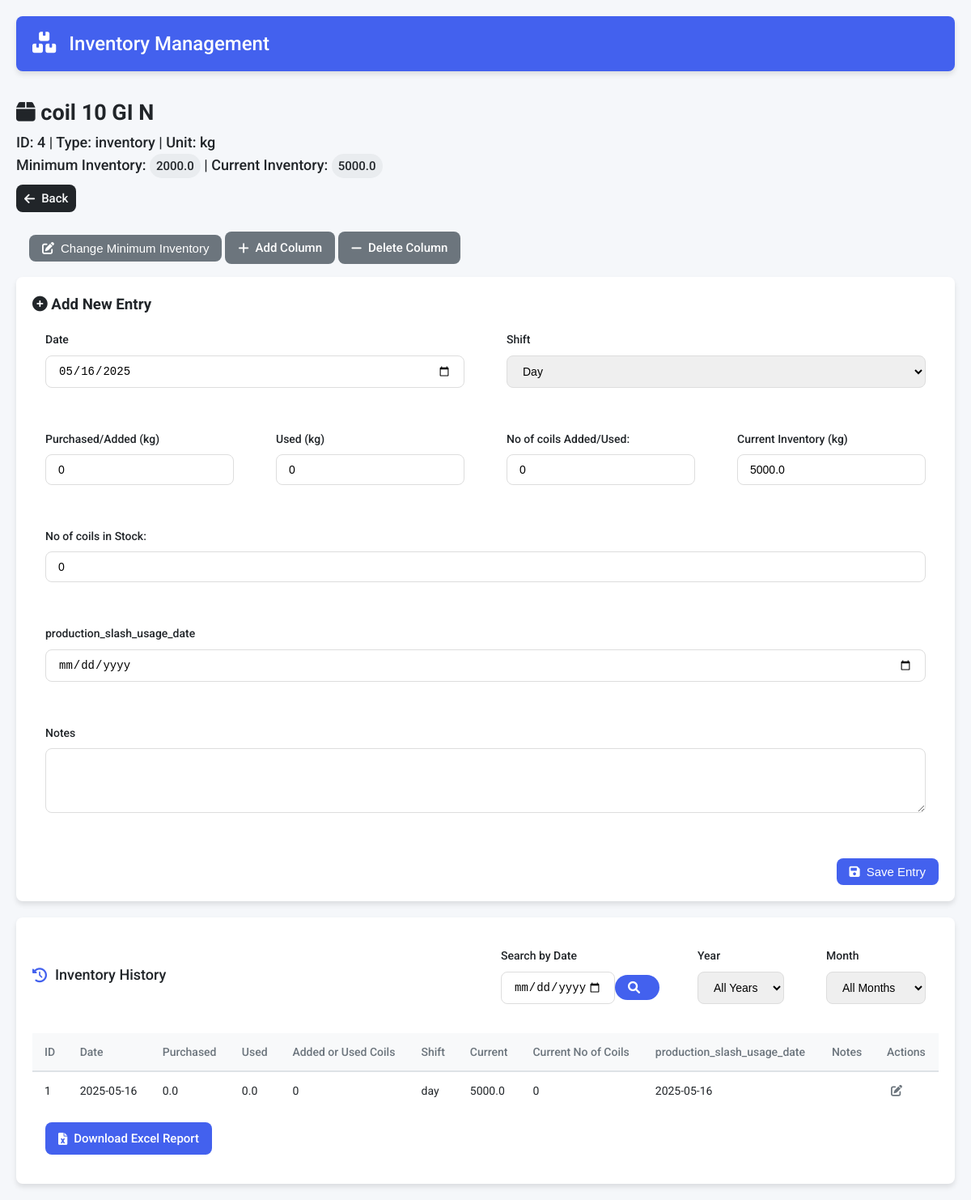
Before: /item/4 with the older database file.
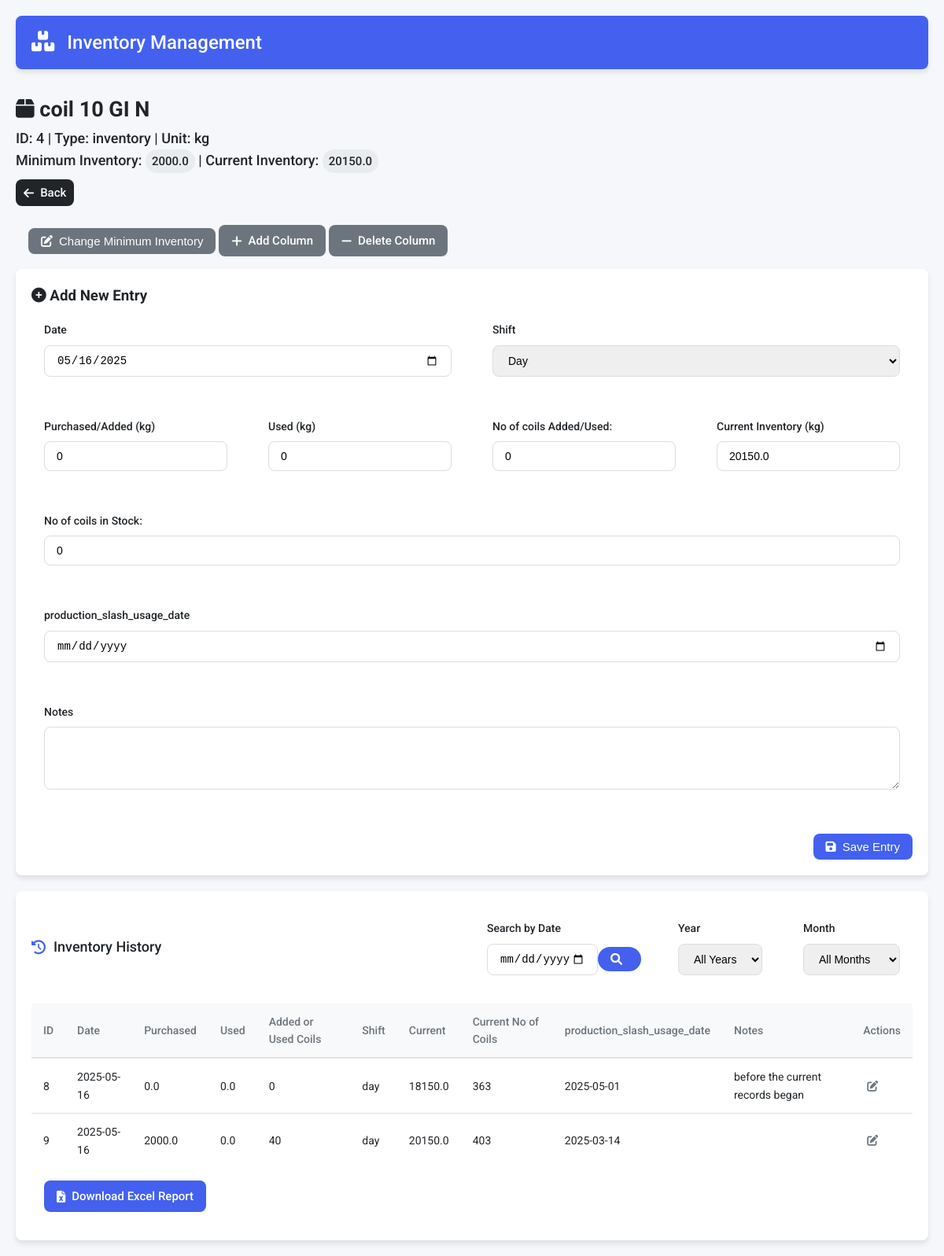
After: the same page with the newer database file.
### tables this page shows
CREATE TABLE items
                     (id INTEGER PRIMARY KEY AUTOINCREMENT,
                      name TEXT UNIQUE,
                      item_type TEXT,
                      item_unit TEXT,
                      minimum_inventory REAL,
                      current_inventory REAL check(current_inventory >= 0) default 0,
                      init_inventory_pm REAL,
                      updated_at TIMESTAMP DEFAULT CURRENT_TIMESTAMP,
                      has_rolls INTEGER BOOLEAN DEFAULT 0,
                      custom_fields TEXT);

CREATE TABLE item_coil_10_gi_n (id INTEGER PRIMARY KEY AUTOINCREMENT, item_id INTEGER NOT NULL REFERENCES items(id) ON DELETE CASCADE, purchased_kg REAL, used_kg REAL, added_used_coils INTEGER , date DATE, current_inventory REAL CHECK(current_inventory >= 0) default 0, current_no_coils INTEGER , shift TEXT, notes TEXT, production_slash_usage_date TEXT);

### app.py (the view, shortened to what this page needs)
@app.route('/item/<int:item_id>', methods=['GET', 'POST'])
def item_form(item_id):
    conn = get_db_connection()
    c = conn.cursor()
    c.execute('SELECT name, item_type,item_unit, minimum_inventory,current_inventory,has_rolls ,custom_fields FROM items WHERE id = ?', (item_id,))
    item = c.fetchone()
    if not item:
        return "Item not found", 404
    item_name, item_type, item_unit ,min_inv,cur_inv,has_rolls, custom_fields_str = item
    custom_fields = json.loads(custom_fields_str) if custom_fields_str else {}
    table_name = f"item_{normalize_names(item_name)}"
    month = request.args.get('month')
    year = request.args.get('year')
    search_res = request.args.get('date_search')
    print(search_res , "!!!!!!!!!!!!here")
    query = f"SELECT * FROM {table_name}"
    params = []
    query += " ORDER BY id ASC limit 10"
    c.execute(query, params)
    columns = [description[0] for description in c.description]
    entries = [dict(zip(columns, row)) for row in c.fetchall()]
    c.execute(f"SELECT DISTINCT strftime('%Y', date) AS year FROM {table_name} ORDER BY year")
    available_years = [row[0] for row in c.fetchall()]
    months_map = {
        '01': 'January', '02': 'February', '03': 'March',
        '04': 'April', '05': 'May', '06': 'June',
        '07': 'July', '08': 'August', '09': 'September',
        '10': 'October', '11': 'November', '12': 'December'
        }
    c.execute(f"SELECT DISTINCT strftime('%m-%Y', date) AS month_year FROM {table_name} ORDER BY month_year DESC")
    available_months = [ (row[0], months_map.get(row[0][:2], 'Unknown')) for row in c.fetchall()]
    print(available_months)
    conn.close()
    return render_template('item_form.html',
                         item_id=item_id,
                         item_name=item_name,
                         item_type=item_type,
                         item_unit = item_unit,
                         min_inv=min_inv,
                         cur_inv = cur_inv,
                         has_rolls = has_rolls,
                         custom_fields=custom_fields,
                         entries=entries,
                         current_date=datetime.now().strftime('%Y-%m-%d'),
                         available_years=available_years,
                         available_months=available_months,
                         current_year=year,
                         current_month=month)

### templates/Item_form.html (shortened to what this page needs)
{% extends "base.html" %}
{% block content %}
    <div class="item-detail-container">
        <div class="item-header">
                <h2><i class="fas fa-box"></i> {{ item_name }}</h2>
                <p class="item-meta">ID: {{ item_id }} | Type: {{ item_type }} | Unit: {{ item_unit }}</p>
                <p class="item-inventory">
                    Minimum Inventory: <span class="badge">{{ min_inv }}</span> |
                    Current Inventory: <span class="badge">{{ cur_inv }}</span>
                </p>
            <a href="{{ url_for('index') }}" class="btn btn-back">
                <i class="fas fa-arrow-left"></i> Back
            </a>
        </div>
        <div class="action-buttons" style="margin: 1rem;">
            <button onclick="toggleMinInvEdit()" class="btn btn-secondary" id="editMinInvBtn">
                <i class="fas fa-edit"></i> Change Minimum Inventory
            </button>
            <a href="{{ url_for('add_column', item_id=item_id) }}" class="btn btn-secondary">
                <i class="fas fa-plus"></i> Add Column
            </a>
            <a href="{{ url_for('delete_column', item_id=item_id) }}" class="btn btn-secondary">
                <i class="fas fa-minus"></i> Delete Column
            </a>
        </div>
        <div class="form-container">
            <h3><i class="fas fa-plus-circle"></i> Add New Entry</h3>
            <form method="POST" class="entry-form">
                <div class="form-row">
                    <div class="form-group">
                        <label for="date">Date</label>
                        <input type="date" id="date" name="date" required>
                    </div>
                    <div class="form-group">
                        <label for="shift">Shift</label>
                        <select id="shift" name="shift" required>
                            <option value="day">Day</option>
                        </select>
                    </div>
                </div>
                <div class="form-row">
                    <div class="form-group">
                        <label for="purchased">Purchased/Added ({{item_unit}})</label>
                        <input type="number" id="purchased" name="purchased" min="0" value="0" step="0.001" required>
                    </div>
                    <div class="form-group">
                        <label for="used">Used ({{item_unit}})</label>
                        <input type="number" id="used" name="used" min="0" value="0" step="0.001" required>
                    </div>
                    {% if has_rolls %}
                    <div class="form-group">
                        <label for="added_used_coils">No of coils Added/Used: </label>
                        <input type="number" id="added_used_coils" name="added_used_coils" min="0" value="0" step="1" required>
                    </div>
                    {% endif %}
                    <div class="form-group">
                        <label for="current_inventory">Current Inventory ({{item_unit}})</label>
                        <input type="number" id="current_inventory" name="current_inventory" min="0" value="{{cur_inv}}" readonly>
                    </div>
                    {% if has_rolls %}
                    <div class="form-group">
                        <label for="current_no_coils">No of coils in Stock: </label>
                        <input type="number" id="current_no_coils" name="current_no_coils" min="0" value="0" step="1" required>
                    </div>
                    {% endif %}
                </div>
                {% for field_name, field_type in custom_fields.items() %}
                    <div class="form-group">
                        <label for="custom_{{ field_name }}">{{ field_name }}</label>
                        {% if field_type == 'number' %}
                            <input type="number" id="custom_{{ field_name }}" name="custom_{{ field_name }}" value="0" step="0.001" min="0">
                        {% elif field_type == 'date' %}
                            <input type="date" id="custom_{{ field_name }}" name="custom_{{ field_name }}">
                        {% else %}
                            <input type="text" id="custom_{{ field_name }}" name="custom_{{ field_name }}">
                        {% endif %}
                    </div>
                {% endfor %}
                <div class="form-group">
                    <label for="notes">Notes</label>
                    <textarea id="notes" name="notes" rows="3"></textarea>
                </div>
                <div class="form-actions">
                    <button type="submit" class="btn btn-primary">
                        <i class="fas fa-save"></i> Save Entry
                    </button>
                </div>
            </form>
        </div>
        <div class="history-container">
            <div class="history-header">
                <h3><i class="fas fa-history"></i> Inventory History</h3>
                <div class="filters">
                    <form method="GET" action="{{ url_for('item_form', item_id=item_id) }}" class="date-search-form">
                        <div class="form-group">
                            <label for="date_search">Search by Date</label>
                            <div class="input-group">
                                <input type="date" id="date_search" name="date_search" value="{{ search_res if search_res else '' }}"
                                       max="{{ datetime.now().strftime('%Y-%m-%d') }}">
                                <button type="submit" class="btn btn-primary" style="border-radius: 20px;">
                                    <i class="fas fa-search"></i>
                                </button>
                            </div>
                        </div>
                    </form>
                    <form method="GET" action="{{ url_for('item_form', item_id=item_id) }}" class="filter-form">
                        <div class="form-row">
                            <div class="form-group">
                                <label for="year">Year</label>
                                <select name="year" id="year" onchange="this.form.submit()">
                                    <option value="">All Years</option>
                                </select>
                            </div>
                            <div class="form-group">
                                <label for="month">Month</label>
                                <select name="month" id="month" onchange="this.form.submit()">
                                    <option value="">All Months</option>
                                </select>
                            </div>
                        </div>
                    </form>
                </div>
            </div>
            {% if entries %}
            <div class="table-responsive">
                <table class="history-table">
                    <thead>
                        <tr>
                            <th>ID</th>
                            <th>Date</th>
                            <th>Purchased</th>
                            <th>Used</th>
                            {% if has_rolls %}<th>Added or Used Coils</th> {% endif %}
                            <th>Shift</th>
                            <th>Current</th>
                            {% if has_rolls %}<th>Current No of Coils</th>  {% endif %}
                            {% for field_name in custom_fields %}
                                <th>{{ field_name }}</th>
                            {% endfor %}
                            <th>Notes</th>
                            <th>Actions</th>
                        </tr>
                    </thead>
                    <tbody>
                        {% for entry in entries %}
                            <tr>
                                <td>{{entry.id}}</td>
                                <td>{{ entry.date }}</td>
                                <td>{{ entry['purchased_' ~ item_unit] }}</td>
                                <td>{{ entry['used_' ~ item_unit] }}</td>
                                {% if has_rolls %}
                                    <td>{{ entry['added_used_coils'] }}</td>
                                {% endif %}
                                <td>{{ entry.shift }}</td>
                                <td>{{entry.current_inventory}}</td>
                                {% if has_rolls %}
                                    <td>{{ entry['current_no_coils'] }}</td>
                                {% endif %}
                                {% for field_name in custom_fields %}
                                    <td>{{ entry.get(field_name, '') }}</td>
                                {% endfor %}
                                <td>{{ entry.notes }}</td>
                                <td>
                                    {% set entry_date = entry.date %}
                                    {% set today = datetime.now().strftime('%Y-%m-%d') %}
                                    {% if (datetime.strptime(today, '%Y-%m-%d') - datetime.strptime(entry_date, '%Y-%m-%d')).days <= 1 %}
                                        <a href="{{ url_for('edit_entry', item_id=item_id, entry_id=entry.id) }}"
                                        class="btn-icon" title="Edit">
                                            <i class="fas fa-edit"></i>
                                        </a>
                                    {% else %}
                                        <span class="text-muted">Locked</span>
                                    {% endif %}
                                </td>
                            </tr>
                        {% endfor %}
                    </tbody>
                </table>
            </div>
            {% else %}
            <div class="empty-state">
                <i class="fas fa-box-open"></i>
                <h3>No history entries</h3>
                <p>Add your first entry to see it here</p>
            </div>
            {% endif %}
            <div class="download-section" style="margin: 1rem 0 1rem 1rem;">
                <a href="{{ url_for('generate_excel', item_id=item_id) }}" class="btn btn-primary">
                    <i class="fas fa-file-excel"></i> Download Excel Report
                </a>
            </div>
        </div>
    </div>
{% endblock %}

### templates/base.html (shortened to what this page needs)
<!DOCTYPE html>
<html lang="en">
<head>
    <link rel="stylesheet" href="{{ url_for('static', filename='styles.css') }}">
    <link rel="stylesheet" href="https://cdnjs.cloudflare.com/ajax/libs/font-awesome/6.0.0/css/all.min.css">
</head>
<body>
    <div class="container">
        <header class="app-header">
            <h1><i class="fas fa-boxes"></i> Inventory Management</h1>
        </header>
        {% block content %}{% endblock %}
    </div>
</body>
</html>

Changed rows visible on the page:
removed item_coil_10_gi_n: id "1", date "2025-05-16", purchased_kg.item_unit "0.0", used_kg.item_unit "0.0", added_used_coils "0", shift "day", current_inventory "5000.0", current_no_coils "0", get "2025-05-16"
changed items "coil 10 GI N": current_inventory "5000.0" → "20150.0"
added item_coil_10_gi_n: id "8", date "2025-05-16", purchased_kg.item_unit "0.0", used_kg.item_unit "0.0", added_used_coils "0", shift "day", current_inventory "18150.0", current_no_coils "363", get "2025-05-01", notes "before the current records began"
added item_coil_10_gi_n: id "9", date "2025-05-16", purchased_kg.item_unit "2000.0", used_kg.item_unit "0.0", added_used_coils "40", shift "day", current_inventory "20150.0", current_no_coils "403", get "2025-03-14"
